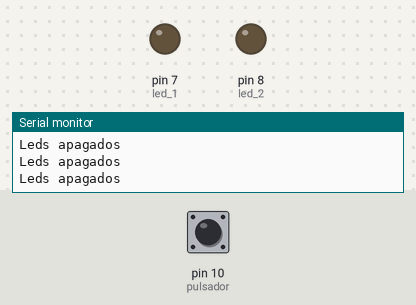
Bench run of a sketch on a simulated Arduino Uno, built with avr-gcc and run on an emulated ATmega328P. On the bench: output pins drawn as LEDs (lit = HIGH), the last lines printed to the serial monitor. Dashed ring = blinking. The inputs (shaded band) are chosen by the test bench; at power-on: pin 10 (pulsador) LOW.

Above: at 1.2 s.
1.3 s: pin 10 (pulsador) pulled HIGH for 0.15 s
At 2.4 s:
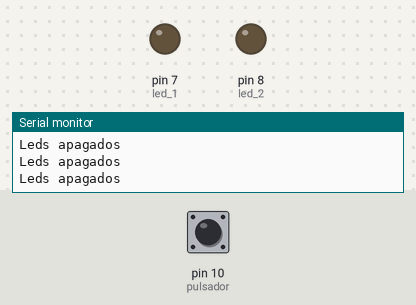
2.9 s: pin 10 (pulsador) driven HIGH
At 3.5 s:
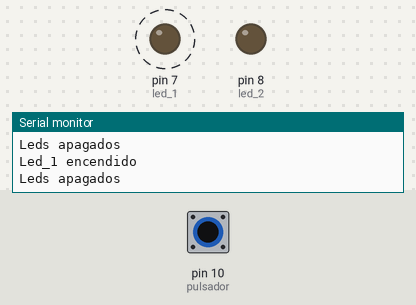
5.9 s: pin 10 (pulsador) driven LOW
At 7.0 s:
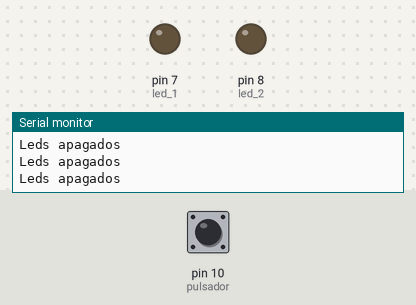
7.4 s: pin 10 (pulsador) pulsed HIGH 2 times (0.12 s each, 0.3 s apart)
At 8.2 s:
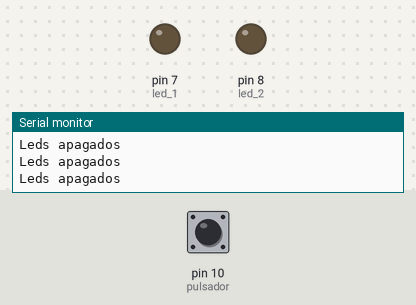
11.0 s: pin 10 (pulsador) driven HIGH
At 11.9 s:
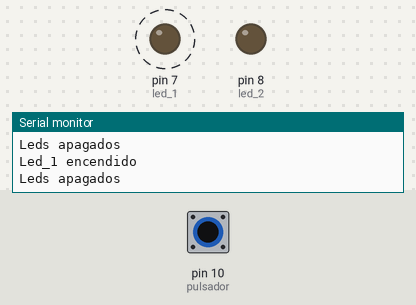
Timing chart, 0 to 24.0 s (numbered marks = the images above; inputs shaded):
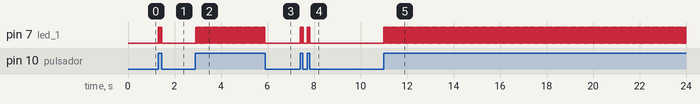

The sketch:

cabesa.ino
```cpp
/*2 Leds con 1 pulsador*/
int pulsador=10; //declaro pin 9 para el pulsador
int valorpulsador; //declaro variables de para el pin del pulsador
int led_1=7; //declaro pin 7 para led_1
int led_2=8; //declaro pin 8 para el led_2
void setup(){ //declarar los
 pinMode(pulsador,INPUT); //declarar el pulsador como entrada
 pinMode(led_1,OUTPUT); //declarar el led_1 como salida
 pinMode(led_2,OUTPUT);//declaro led_2 como salida
 Serial.begin(9600); //declarar el monitor serie
}

void loop()  //bucle
{
  valorpulsador=digitalRead(pulsador); //Lee el valor
  if(valorpulsador==HIGH) //condicional que cuando sea HIGH pase lo siguiente
  {
    digitalWrite(led_1,HIGH); //encender led
    Serial.println("Led_1 encendido"); //printear en el monitor serie
  }
    if(valorpulsador=LOW) //si no
  {
    digitalWrite(led_2,HIGH); //apagar led
    Serial.println("Led_2 encendido"); //mostrar en el monitor serie
  }
  else
  {
    digitalWrite(led_1,LOW);
    digitalWrite(led_2,LOW);
    Serial.println("Leds apagados");
  }
}
```

Measured:
- after the input at 1.3 s, pin 7 (led_1): alternates HIGH for 0.02 s and LOW for 0.02 s, 10 changes in all, then stays LOW, starting at once
- after the input at 2.9 s, pin 7 (led_1): alternates HIGH for 0.02 s and LOW for 0.02 s, starting at once
- after the input at 5.9 s, pin 7 (led_1): stops changing and stays LOW
- after the input at 7.4 s, pin 7 (led_1): goes 3 × (HIGH 0.02 s, LOW 0.02 s), HIGH 0.02 s, LOW 0.17 s, 3 × (HIGH 0.02 s, LOW 0.02 s), HIGH 0.02 s, then LOW, starting at once
- after the input at 11.0 s, pin 7 (led_1): alternates HIGH for 0.02 s and LOW for 0.02 s, starting at once
